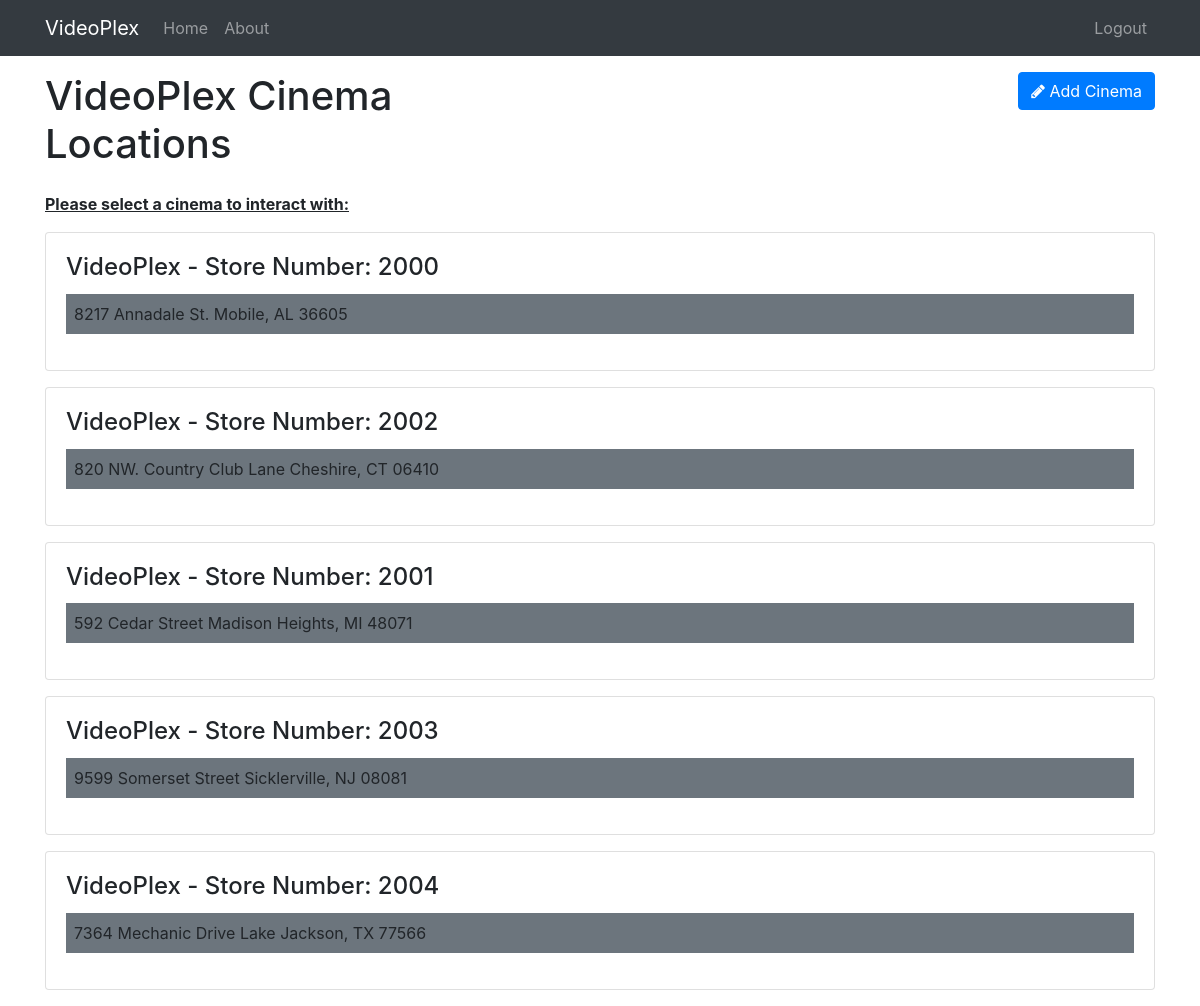
/admins/index (signed in), run on an earlier commit of the app's database.
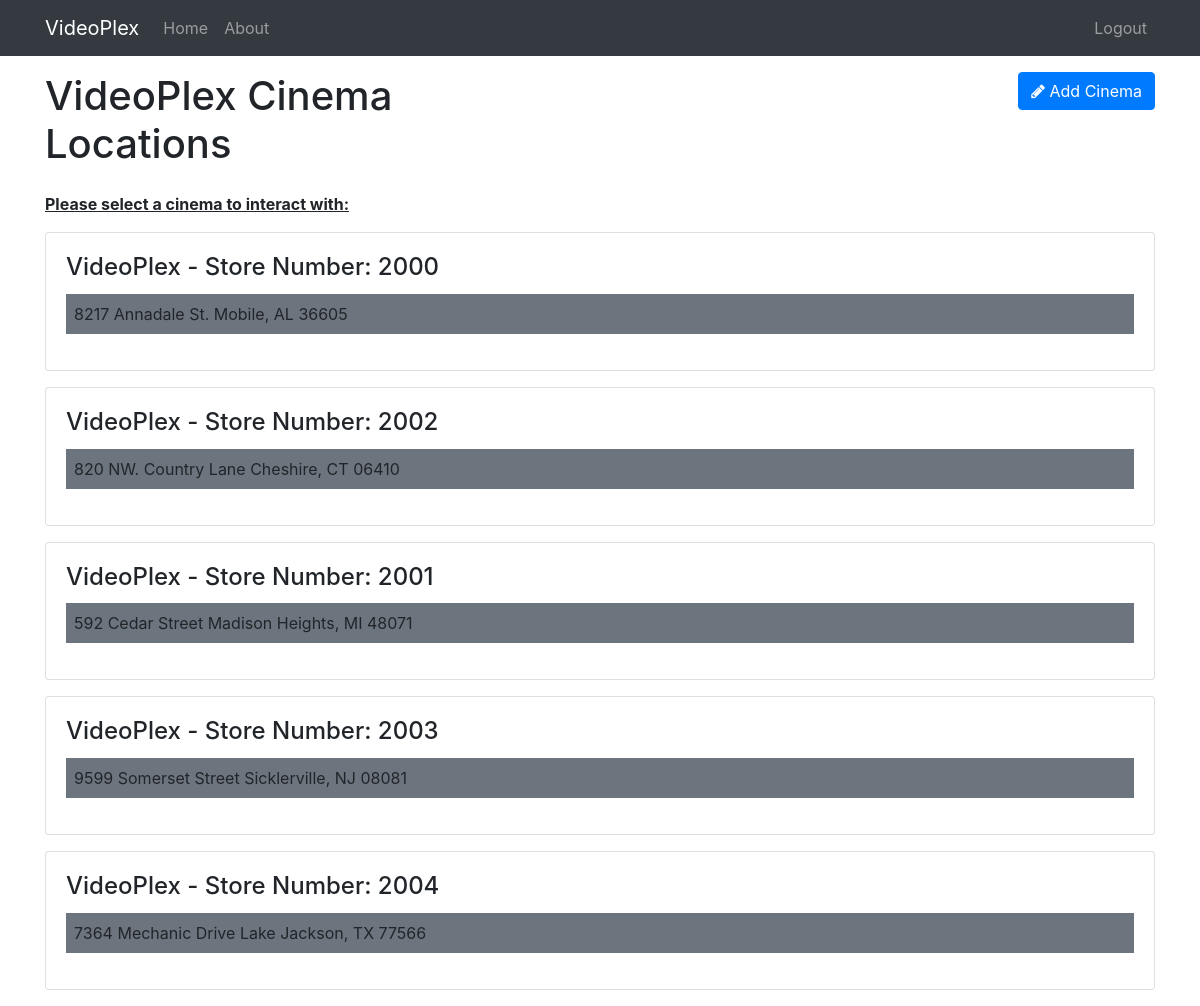
And on a later commit of the database.
### tables this page shows
CREATE TABLE cinema (
    cinema_id INT(6) AUTO_INCREMENT,
    manager_id INT(6),
    address_id INT(6),
    phone VARCHAR(256),
    PRIMARY KEY (cinema_id),
    FOREIGN KEY (address_id) References address (address_id)
);

CREATE TABLE address (
    address_id INT(6) AUTO_INCREMENT,
    street_address VARCHAR(256) NOT NULL,
    city VARCHAR(256) NOT NULL,
    state VARCHAR(256) NOT NULL,
    zip VARCHAR(256) NOT NULL,
    PRIMARY KEY (address_id)    
);

### app/controllers/Admins.php (called while the page is built, shortened)
<?php
    class Admins extends Controller {
        public function __construct() {
            $this->adminModel = $this->model('Admin');
        }
        public function index() {
            $cinema_addresses = $this->adminModel->getCinemaAddresses();
            $data = [
                'cinema_addresses' => $cinema_addresses
            ];
            $this->view('admins/index', $data);
        }
    }

### app/libraries/Core.php (called while the page is built, shortened)
<?php
    class Core {
        protected $currentMethod = 'index';
        public function __construct() {
            $url = $this->getUrl();
            if (file_exists('../app/controllers/' . ucwords($url[0]) . '.php')) {
                unset($url[0]);
            }
            $this->currentController = new $this->currentController;
            if (isset($url[1])) {
                if (method_exists($this->currentController, $url[1])) {
                    $this->currentMethod = $url[1];
                    unset($url[1]);
                }
            }
            $this->params = $url ? array_values($url) : [];
            call_user_func_array([$this->currentController, $this->currentMethod], $this->params);
        }
        public function getUrl() {
            if(isset($_GET['url'])) {
                $url = rtrim($_GET['url'], '/');
                $url = filter_var($url, FILTER_SANITIZE_URL);
                $url = explode('/', $url);
                return $url;
            }
        }
    }

### public/index.php (called while the page is built, shortened)
<?php
  $init = new Core;

### app/libraries/Database.php (called while the page is built, shortened)
<?php
class Database {
    private $host = DB_HOST;
    private $user = DB_USER;
    private $pass = DB_PASS;
    private $dbname = DB_NAME;
    private $dbHandler;
    private $stmt;
    public function __construct() {
        $dsn = 'mysql:host=' . $this->host . ';dbname=' . $this->dbname;
        $options = array(
            PDO::ATTR_PERSISTENT => true,
            PDO::ATTR_ERRMODE => PDO::ERRMODE_EXCEPTION,
        );
        try {
            $this->dbHandler = new PDO($dsn, $this->user, $this->pass, $options);
        }
        catch(PDOException $e) {
            $this->error = $e->getMessage();
            echo $this->error;
        }
    }
    public function query($sql) {
        $this->stmt = $this->dbHandler->prepare($sql);
    }
    public function execute() {
        return $this->stmt->execute();
    }
    public function resultSet() {
        $this->execute();
        return $this->stmt->fetchAll(PDO::FETCH_OBJ);
    }
}

### app/models/Admin.php (called while the page is built, shortened)
<?php
    class Admin {
        private $db;
        public function __construct() {
            $this->db = new Database;
        }
        public function getCinemaAddresses() {
            $this->db->query('
                            SELECT cinema_id, street_address, city, state, zip
                            FROM cinema
                            JOIN address
                            USING (address_id)
                            ORDER BY state, city, street_address
                            ');
            $results = $this->db->resultSet();
            return $results;
        }
}
    ?>

### app/views/admins/index.php (the view, shortened to what this page needs)
<?php require APPROOT . '/views/inc/header.php'; ?>
<div class="row mb-3">
    <div class="col-md-6">
        <h1>VideoPlex Cinema Locations</h1>
    </div>
    <div class="col-md-6">
        <a href="<?php echo URLROOT; ?>/admins/add_cinema" class="btn btn-primary pull-right">
        <i class="fa fa-pencil"></i> Add Cinema
        </a>
    </div>
</div>
<div class="font-weight-bold mb-3 ">
    <u>Please select a cinema to interact with:</u>
</div>
<?php foreach($data['cinema_addresses'] as $cinema_address) : ?>
    <a href="<?php echo URLROOT; ?>/cinemas/index/<?php echo $cinema_address->cinema_id; ?>" class="clickable-card">
        <div class="card card-body mb-3">
            <h4 class="card-title">VideoPlex - Store Number: <?php echo $cinema_address->cinema_id; ?></h4>
            <div class="bg-secondary p-2 mb-3"><?php echo $cinema_address->street_address . ' ' . $cinema_address->city . ', ' . $cinema_address->state . ' ' . $cinema_address->zip; ?></div>
        </div>
    </a>
<?php endforeach; ?>
<?php require APPROOT . '/views/inc/footer.php'; ?>

### app/libraries/Controller.php (shortened to what this page needs)
<?php
    class Controller {
        public function view($view, $data = []) {
            if(file_exists('../app/views/' . $view . '.php')) {
                require_once '../app/views/' . $view . '.php';
            }
            else {
                die('View does not exist');
            }
        }
    }

### app/views/inc/header.php (shortened to what this page needs)
<!DOCTYPE html>
<html lang="en">
<head>
    <link rel="stylesheet" href="<?php echo URLROOT; ?>/css/bootstrap/css/bootstrap.min.css">
    <link rel="stylesheet" href="https://stackpath.bootstrapcdn.com/font-awesome/4.7.0/css/font-awesome.min.css">
    <link rel="stylesheet" href="<?php echo URLROOT; ?>/public/css/style.css">
</head>
<body>
<?php require APPROOT . '/views/inc/navbar.php'; ?>
<div class="container">

### app/views/inc/navbar.php (shortened to what this page needs)
<nav class="navbar navbar-expand-lg navbar-dark bg-dark mb-3">
  <div class="container">
    <?php if(isset($_SESSION['manager_id']) && $_SESSION['manager_id'] == 100) : ?>
      <a class="navbar-brand" href="<?php echo URLROOT; ?>/admins/index"><?php echo SITENAME; ?></a>
    <?php elseif(isset($_SESSION['manager_id'])) : ?>
      <a class="navbar-brand" href="<?php echo URLROOT; ?>/pages/index"><?php echo SITENAME; ?></a>
    <?php else : ?>
      <a class="navbar-brand" href="<?php echo URLROOT; ?>/managers/login"><?php echo SITENAME; ?></a>
    <?php endif; ?>
    <div class="collapse navbar-collapse" id="navbarsExampleDefault">
      <ul class="navbar-nav mr-auto">
        <li class="nav-item">
        <?php if(isset($_SESSION['manager_id']) && $_SESSION['manager_id'] == 100) : ?>
          <a class="nav-link" href="<?php echo URLROOT; ?>/admins/index">Home</a>
        <?php elseif(isset($_SESSION['manager_id'])) : ?>
          <a class="nav-link" href="<?php echo URLROOT; ?>">Home</a>
        <?php else : ?>
          <a class="nav-link" href="<?php echo URLROOT; ?>/managers/login">Home</a>
        <?php endif; ?>
        </li>
        <li class="nav-item">
          <a class="nav-link" href="<?php echo URLROOT; ?>/pages/about">About</a>
        </li>
      </ul>
      <ul class="navbar-nav ml-auto">
      <?php if(isset($_SESSION['manager_id'])) : ?>
        <li class="nav-item">
          <a class="nav-link" href="<?php echo URLROOT; ?>/managers/logout">Logout</a>
        </li>
      <?php endif; ?>
      </ul>
    </div>
  </div>
</nav>

### app/views/inc/footer.php (shortened to what this page needs)
    </div>
</body>
</html>

### public/css/style.css (style rules this page uses)
.clickable-card { color: inherit; }

What changed in the data, as far as the page shows it:
changed through a linked row, cinema "Cheshire": address.street_address "820 NW. Country Club Lane" → "820 NW. Country Lane"
